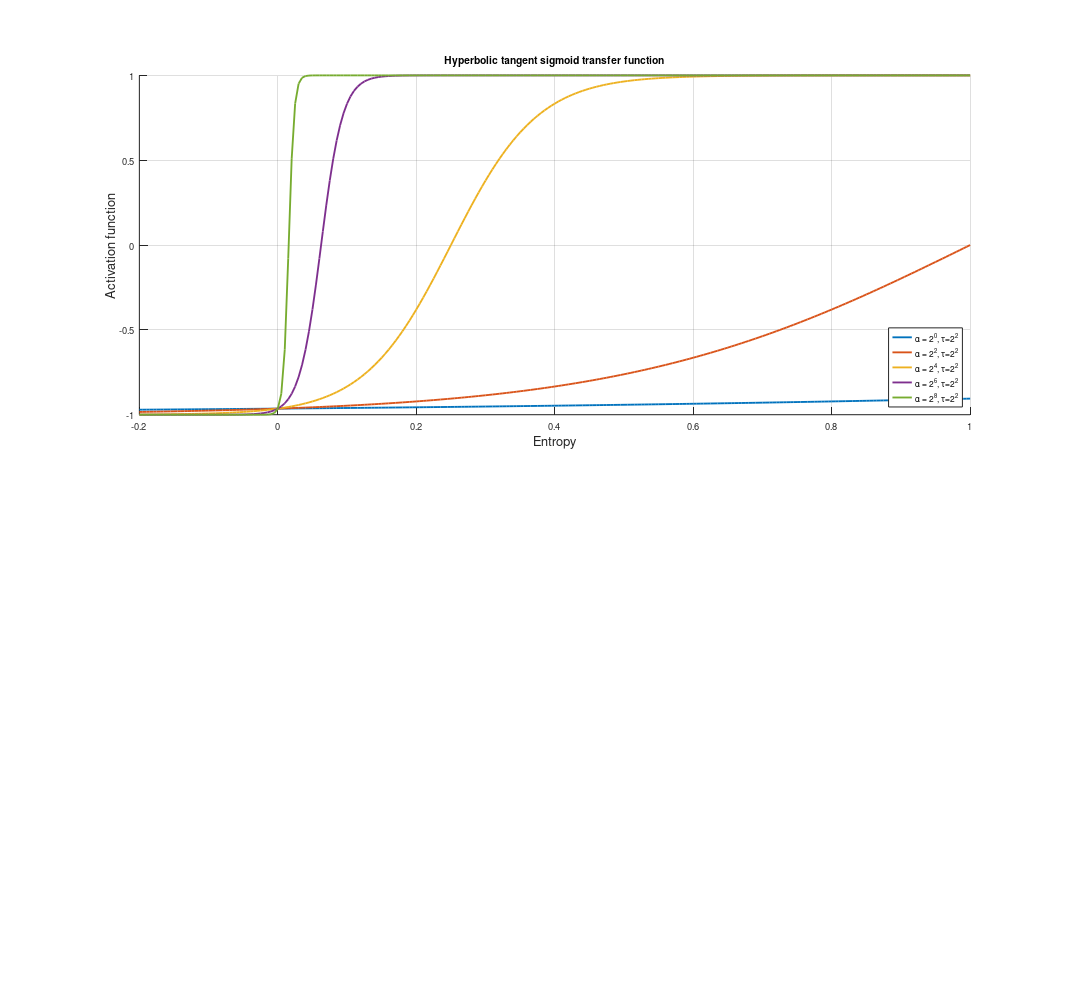

Reproduce this figure in MATLAB.
clear all;
close all;

%% control level
N = 9;
print_pdf = 0;

% font size for axis, label, and title
axis_fontsize = 10;
label_fontsize = 14;
title_fontsize = 16;

%% plot
figure(1); 
%subplot(2,1,1);
hold on;

for j = 0:2:N
    i =2^j;
    x = -0.2:0.005:1;
    a = (2./(1+ exp(-1 * i.*x + 2^2 )))-1;
    subplot(2,1,1)
    hold on;
    plot(x,a, 'LineWidth', 2)    
    %pause(1)
end

grid on 
title('Hyperbolic tangent sigmoid transfer function')
xlabel('Entropy'); 
ylabel('Activation function');
legend('\alpha = 2^0, \tau=2^2' , '\alpha = 2^2, \tau=2^2', '\alpha = 2^4, \tau=2^2', '\alpha = 2^6, \tau=2^2', '\alpha = 2^8, \tau=2^2','Location','southeast')
axis([-0.2,1,-1,1])

%% Adjust font size
set(gca,'FontSize',axis_fontsize);
xlable_h = get(gca, 'xlabel'); set(xlable_h, 'FontSize', label_fontsize);
ylable_h = get(gca, 'ylabel'); set(ylable_h, 'FontSize', label_fontsize);

set(gcf, 'PaperPosition', [-0.1 -0.25 16 15.0]); %Position the plot further to the left and down. Extend the plot to fill entire paper.
set(gcf, 'PaperSize', [15.5 15]); %Keep the same paper size
%% Change file save option

if (print_pdf)
    print -dpdf ../figs/weightf.pdf
end